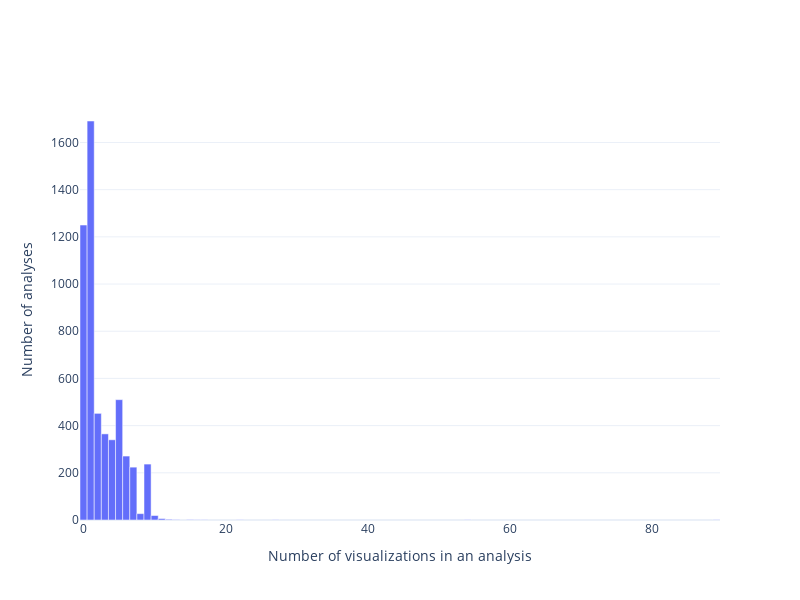

The code cell stored with this chart in its notebook:
### Code cell
# Plot!
fig = go.Figure(data=[go.Bar(name="name", x=df.num_visualizations, y=df.number_analyses)])
fig.update_layout(xaxis_title="Number of visualizations in an analysis", 
                  yaxis_title="Number of analyses",
                  width=800,
                  height=600,
                  bargap=0
                 )
fig.show()

### Figure 1 — Plotly figure (JSON) as saved in the notebook; plotly's stock layout.template omitted (floating-point values rounded to 4 significant figures)
{"data": [{"name": "name", "type": "bar", "x": [0, 1, 2, 3, 4, 5, 6, 7, 8, 9, 10, 11, 12, 13, 15, 16, 17, 22, 27, 54, 89], "y": [1250, 1691, 452, 365, 340, 510, 271, 224, 27, 237, 19, 6, 3, 2, 2, 1, 1, 1, 1, 1, 1]}], "layout": {"bargap": 0, "height": 600, "width": 800, "xaxis": {"autorange": true, "range": [-0.5, 89.5], "title": {"text": "Number of visualizations in an analysis"}, "type": "linear"}, "yaxis": {"autorange": true, "range": [0, 1780], "title": {"text": "Number of analyses"}, "type": "linear"}}}
